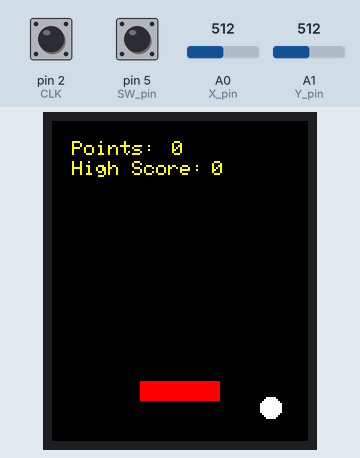
This sketch was run on a simulated Arduino Uno, built with avr-gcc and run on an emulated ATmega328P. Shown: 128×160 colour display. The test bench sets the inputs (shaded band); at power-on: pin 5 (SW_pin) HIGH, pin 2 (CLK) HIGH, A0 (X_pin) = 512, A1 (Y_pin) = 512. Random numbers use the default seed unless the sketch sets one; what the sketch prints to the serial monitor is not drawn.

Above: at 1.39 s.
1.4 s: pin 5 (SW_pin) pulled LOW for 3.2 s
At 5.3 s:
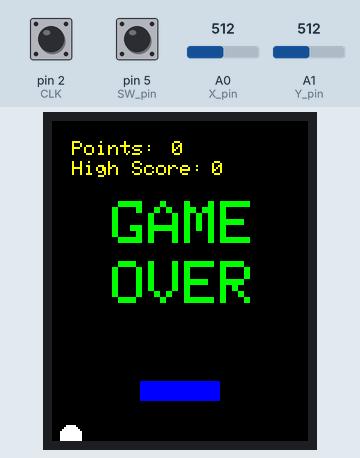
6.1 s: pin 5 (SW_pin) pulled LOW for 1 s
At 9.1 s:
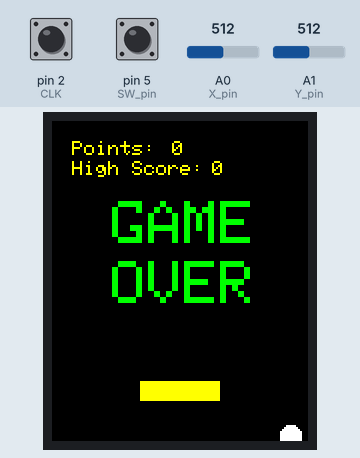
10.2 s: pin 5 (SW_pin) pulled LOW for 0.15 s
At 11.73 s:
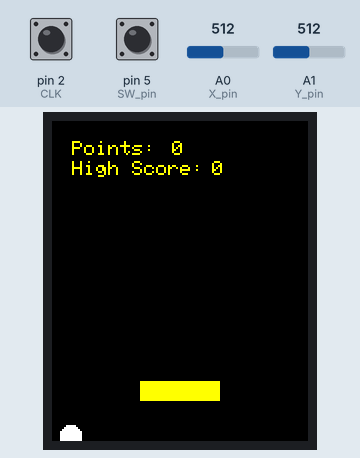
11.8 s: pin 5 (SW_pin) pulled LOW for 3.2 s
At 15.4 s:
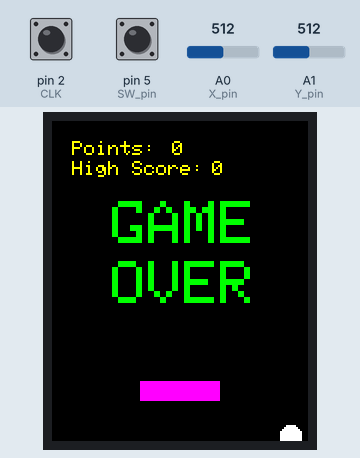
17.5 s: pin 5 (SW_pin) pulled LOW for 1 s
At 20.2 s:
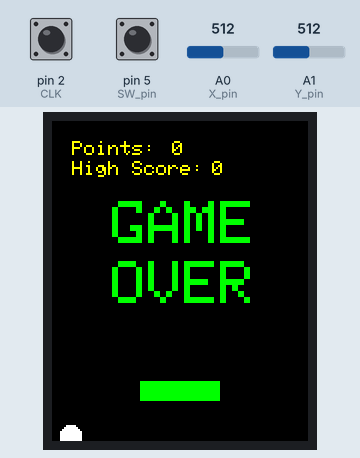
21.6 s: pin 5 (SW_pin) pulled LOW for 3.2 s
At 25.0 s:
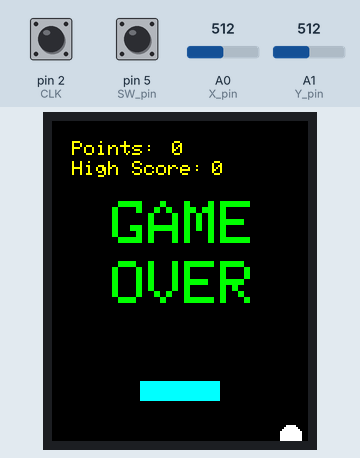

Measured:
- what the display in image 1 shows lasts 0.6 s, from 4.9 s to 5.5 s

The sketch:

Pongball.ino
```cpp
#include <Adafruit_GFX.h>
#include <Adafruit_ST7735.h>
#include <Fonts/FreeSerif18pt7b.h>
#include <SPI.h>

// Rotary Encoder
#define TFT_CS 10
#define TFT_RST 9
#define TFT_DC 8
#define DT 3
#define CLK 2
#define SW 4


// Joy stick
#define SW_pin 5
#define X_pin  A0
#define Y_pin A1


int counter = 0;
int points = 0;
int highScore = 0;
int currentCount = 0;
int currentStateCLK;
int lastStateCLK;
int height = 0;
String currentDir = "";
int Variable;
unsigned long lastButtonPress = 0;
unsigned long lastToggle = 0;
uint16_t color = 0xF800;

uint16_t ballColor = ST7735_WHITE;

int xPosition = 0;
int yPosition = 0;
int SW1_state = 0;
int mapX = 0;
int mapY = 0;

bool endGame = false;

int WIDTH = 128;
int HEIGHT = 160;

int ballX = WIDTH / 2;
int ballY = HEIGHT / 2;

int ballSpeedX = 5;
int ballSpeedY = 7;

int currentPos;
int prevPos;

int xPaddle;
int yPaddle;


Adafruit_ST7735 tft = Adafruit_ST7735(TFT_CS, TFT_DC, TFT_RST);

 uint16_t colors[9] = {
  0x0000,
  0xFFFF,
  0xF800,
  0x07E0,
  0x001F,
  0x07FF,
  0xF81F,
  0xFFE0,
  0xFC00
};

void setup() {
  pinMode(CLK, INPUT);
  pinMode(DT, INPUT);
  pinMode(SW, INPUT_PULLUP);

  tft.initR(INITR_BLACKTAB);
  tft.fillScreen(0x6C3F);
  tft.setTextWrap(false);


  Serial.begin(9600);

  pinMode(SW_pin, INPUT);
  digitalWrite(SW_pin, HIGH);

  lastStateCLK = digitalRead(CLK);

  xPaddle = (WIDTH / 2) - 20;
  yPaddle = 130;

  prevPos = analogRead(X_pin);

}

void loop() {
//  rotaryScreen();
  int address=0;
  tft.setTextSize(4);
  tft.setCursor(0,0);

  if(!endGame) {

     tft.fillScreen(ST77XX_BLACK);
     joyStickControl();
     collisions();
     scoreBoard();
    // delay(100);
  } else {
    delay(100);
  //  tft.invertDisplay(true);
    textScreen();
    int btnState = digitalRead(SW_pin);
    if(btnState == LOW) {
      if(millis() - lastButtonPress > 50) {
        ballX = WIDTH / 2;
        ballY = HEIGHT / 2;
        xPaddle = (WIDTH / 2) - 20;
        yPaddle = 130;
        endGame = false;

        if(points > highScore) {
           highScore = points;
        }
        points = 0;
      }
      lastButtonPress = millis();
     }
  }
}

void scoreBoard() {
  tft.setCursor(10, 10);
  tft.setTextSize(1.5);
  tft.setTextColor(ST77XX_YELLOW);
  tft.println("Points: ");
  tft.setCursor(60, 10);
  tft.print(points);

  tft.setCursor(10, 20);
  tft.setTextSize(1.5);
  tft.setTextColor(ST77XX_YELLOW);
  tft.println("High Score: ");
  tft.setCursor(80, 20);
  tft.print(highScore);
  delay(100);
}

void textScreen() {
  tft.setCursor(30, 40);
  tft.setTextSize(3);
  tft.setTextColor(ST77XX_RED);
  tft.println("GAME");
  tft.setCursor(30, 70);
  tft.print("OVER");
  delay(500);

  tft.setCursor(30, 40);
  tft.setTextColor(ST77XX_GREEN);
  tft.println("GAME");
  tft.setCursor(30, 70);
  tft.print("OVER");
  delay(500);
}

void joyStickControl() {
  int xPosition = analogRead(X_pin);
  int yPosition = analogRead(Y_pin);
  Serial.print("Switch:  ");
  Serial.print(digitalRead(SW_pin));
  Serial.print(" | ");
  Serial.print("X-axis: ");
  Serial.print(xPosition);
  Serial.print(" | ");
  Serial.print("Y-axis: ");
  Serial.print(yPosition);
  Serial.println(" | ");

  tft.fillCircle(ballX, ballY, 5, ballColor);


  if(millis() - lastToggle > 50) {

    currentPos = xPosition;

    if(currentPos > 512 && (currentPos != 512 || prevPos != 512)) {
        xPaddle += 10;
      }

      if(currentPos < 512 && (currentPos != 512 || currentPos != 512)) {
        xPaddle -= 10;
      }

      if(xPaddle < 0) {
        xPaddle = 0;
      }

      if(xPaddle + 40 > WIDTH) {
        xPaddle = WIDTH - 40;
      }

    prevPos = currentPos;
  }

  lastToggle = millis();


  int btnState = digitalRead(SW_pin);

  if(btnState == LOW) {
    if(millis() - lastButtonPress > 50) {
      int rand = random(8);
      color = colors[rand];
    }

    lastButtonPress = millis();
  }

  tft.fillRect(xPaddle, yPaddle, 40, 10, color);

}

void collisions() {
  ballX += ballSpeedX;
  ballY += ballSpeedY;

  if(ballX+10 >= WIDTH || ballX-10 <= 0) {
    ballSpeedX *= -1;
  }

  if(ballY >= HEIGHT) {
    endGame = true;
  }

  if(ballY <= 0) {
    ballSpeedY *= -1;
  }

  if(ballX >= xPaddle && ballX <= xPaddle+40) {
    // ballColor = ST7735_RED;
    if(ballY >= yPaddle-10) {
     ballColor = ST7735_RED;
     points++;


      ballSpeedX *= -1;
      ballSpeedY = -7;

      ballSpeedX += 1;
      ballSpeedY += 1;
    } else {
      ballColor = ST7735_WHITE;
    }
  }
}

void rotaryScreen() {
   currentStateCLK = digitalRead(CLK);

  if(currentStateCLK != lastStateCLK && currentStateCLK == 1) {

    if(digitalRead(DT) != currentStateCLK) {
      counter--;
      currentDir = "CCW";
    } else {
      counter++;
      currentDir = "CW";
    }

    if(counter < 0) {
      counter = 0;
    }

    if(counter > 160) {
      counter = 160;
    }

    Serial.print("Direction: ");
    Serial.print(currentDir);
    Serial.print(" | Counter: ");
    Serial.println(counter);
  }

  lastStateCLK = currentStateCLK;

  int btnState = digitalRead(SW);

  if(btnState == LOW) {
    if(millis() - lastButtonPress > 50) {
      Serial.println("Button pressed!");
      int rand = random(8);
      color = colors[rand];
    }

    lastButtonPress = millis();
  }

  tft.fillRect(0, 0, 128, (counter*10), color);

  delay(1);
}
```
